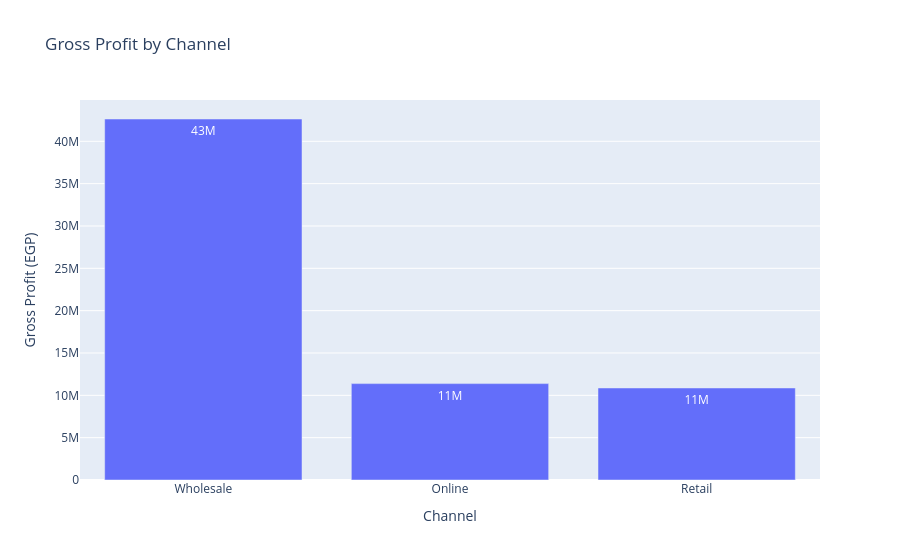

The notebook cell saved with this chart:
### Code cell
import plotly.express as px

channel_profit = (
    sales.groupby("Channel", as_index=False)
    .agg(Gross_Profit=("Gross_Profit_EGP", "sum"))
    .sort_values("Gross_Profit", ascending=False)
)

fig = px.bar(
    channel_profit,
    x="Channel",
    y="Gross_Profit",
    title="Gross Profit by Channel",
    labels={
        "Channel": "Sales Channel",
        "Gross_Profit": "Gross Profit (EGP)"
    },
    text_auto=".2s"
)

fig.update_layout(
    xaxis_title="Channel",
    yaxis_title="Gross Profit (EGP)"
)

fig.show()

### Figure 1 — Plotly figure (JSON) as saved in the notebook; plotly's stock layout.template omitted (floating-point values rounded to 4 significant figures)
{"data": [{"hovertemplate": "Sales Channel=%{x}<br>Gross Profit (EGP)=%{y}<extra></extra>", "legendgroup": "", "marker": {"color": "#636efa", "pattern": {"shape": ""}}, "name": "", "orientation": "v", "showlegend": false, "textposition": "auto", "texttemplate": "%{y:.2s}", "type": "bar", "x": ["Wholesale", "Online", "Retail"], "xaxis": "x", "y": [42640000.0, 11380000.0, 10870000.0], "yaxis": "y"}], "layout": {"barmode": "relative", "legend": {"tracegroupgap": 0}, "title": {"text": "Gross Profit by Channel"}, "xaxis": {"anchor": "y", "domain": [0, 1], "title": {"text": "Channel"}}, "yaxis": {"anchor": "x", "domain": [0, 1], "title": {"text": "Gross Profit (EGP)"}}}}
